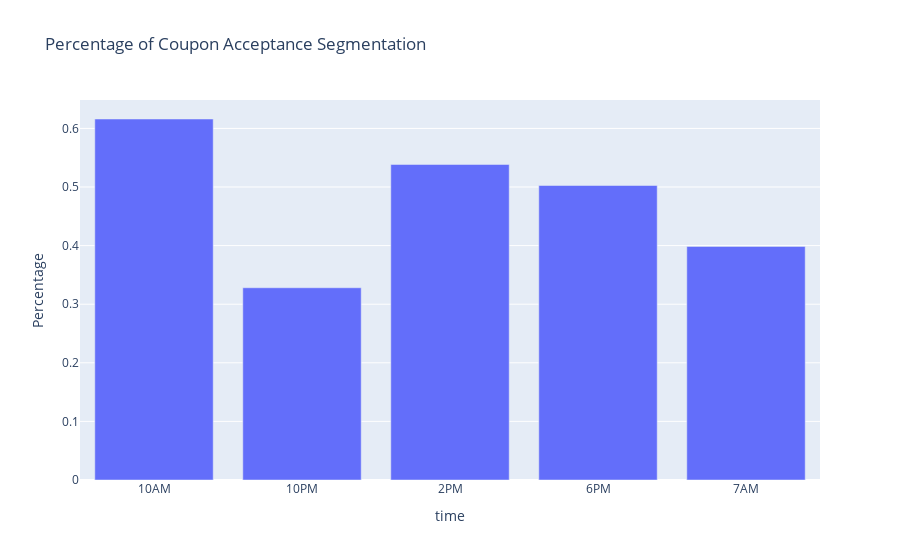

Here is the notebook cell this chart was saved with:
### Markdown cell above
* Similarly, warmer temperatures encourage drivers to accept coupon to fine dining

### Code cell
percentage_grapher_seg(finedining_data, 'time')

### Figure 1 — Plotly figure (JSON) as saved in the notebook; plotly's stock layout.template omitted (floating-point values rounded to 4 significant figures)
{"data": [{"alignmentgroup": "True", "hovertemplate": "time=%{x}<br>Percentage=%{y}<extra></extra>", "legendgroup": "", "marker": {"color": "#636efa", "pattern": {"shape": ""}}, "name": "", "offsetgroup": "", "orientation": "v", "showlegend": false, "textposition": "auto", "type": "bar", "x": ["10AM", "10PM", "2PM", "6PM", "7AM"], "xaxis": "x", "y": [0.6161, 0.3281, 0.5385, 0.5026, 0.3986], "yaxis": "y"}], "layout": {"barmode": "relative", "legend": {"tracegroupgap": 0}, "title": {"text": "Percentage of Coupon Acceptance Segmentation"}, "xaxis": {"anchor": "y", "domain": [0, 1], "title": {"text": "time"}}, "yaxis": {"anchor": "x", "domain": [0, 1], "title": {"text": "Percentage"}}}}
